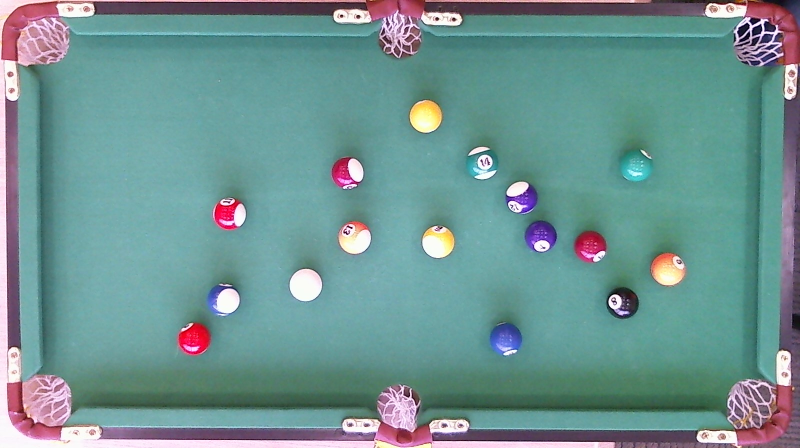
%> input picture i1.jpg, 1600 x 896 px (shown at 1/2 size)
$ octave allballs.m   (GNU Octave 9; MATLAB toolbox functions it lacks are replaced by stand-ins)
%> lines starting %> are read from the running program, lines starting %| are printed output that depends on the picture
xmin=70.13;
xmax=1527;
ymin=72;
ymax=817;
f=imread('i1.jpg');
%> f is the input picture: size 896x1600x3 uint8; mean R, G, B 110.7, 147.4, 146.5
f=imgaussfilt(f,2);
f=imsharpen(f,'Radius',20,'Amount',5);
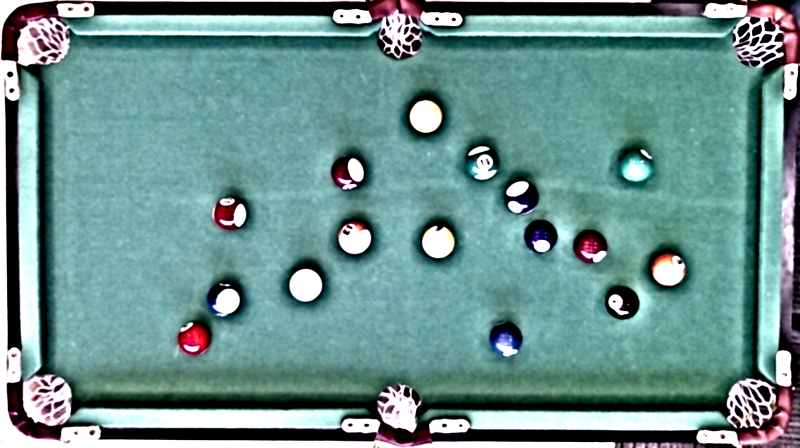
%> f: size 896x1600x3 uint8 (shown at 1/2 size); mean R, G, B 107.2, 145.7, 142.9
% [34 lines of commented-out code are left out]
    end
end
end
%}
[centers,radii]=imfindcircles(f,[29 34],'Sensitivity',0.965);
%> centers = 31 rows, first 12: [611.8 571.2; 852 234; 877 484.8; 709.8 476.8; 965.4 326.7; 1337.6 540.5; 1043.4 395.3; 461.4 429.1; 696.5 346.3; 449.8 599.1; 1272.5 331.1; 1027.6 362.2]; radii = 31 values, max 34 at index 28, min 29 at index 26, mean 31.25
disp(centers);
%> (printed output is left out)
disp(radii);
%> (printed output is left out)
figure,imshow(f),hold on;
h=viscircles(centers,radii);
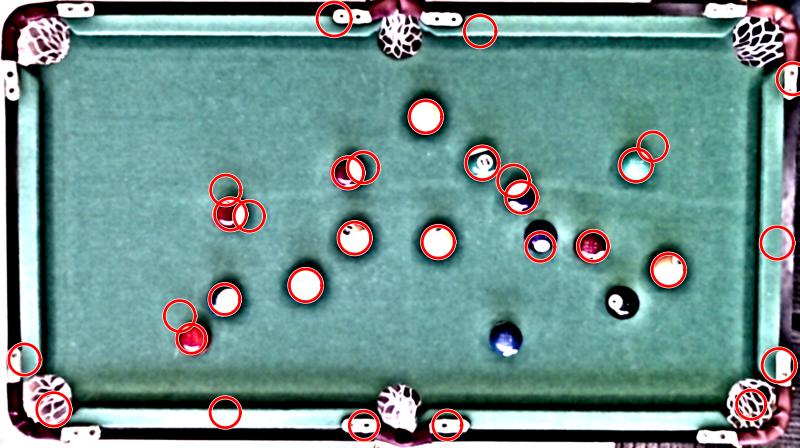
%> figure redrawn from the program's plot data; shown at 1/2 size
xr=612;
yr=571;
radius=32.5;
p=[xr yr];
p1=[647 606];
p2=[591 517];
%> (the run ends here)

$ run again, with i2.jpg copied over i1.jpg
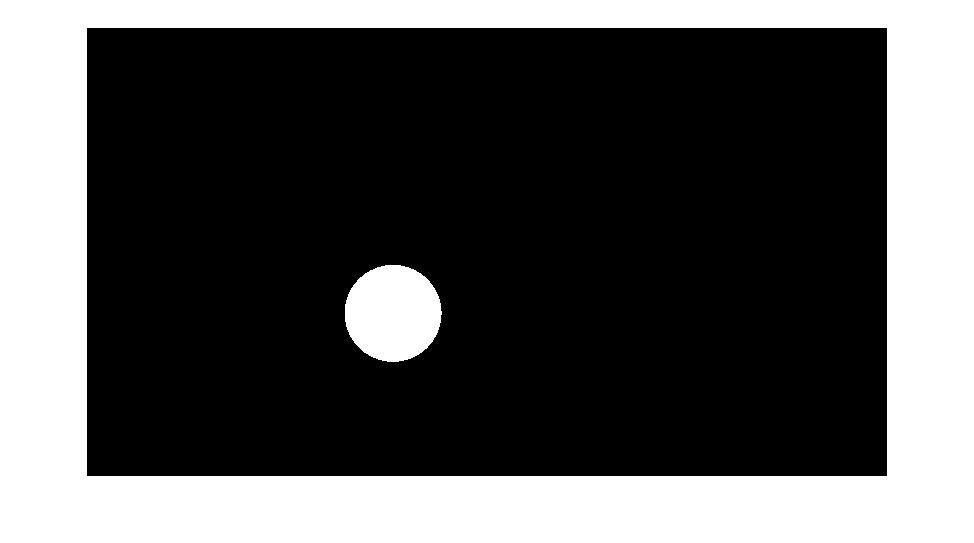
%> input picture i2.jpg, 974 x 543 px
%> f is the input picture: size 543x974x3 uint8; min 0, max 255, mean 85.8
%> `f=imgaussfilt(f,2);`:
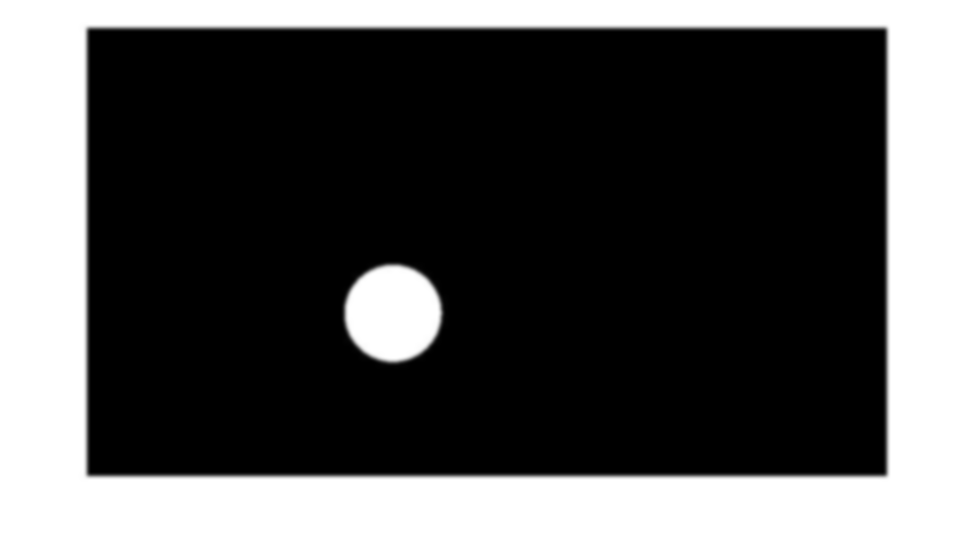
%> f: size 543x974x3 uint8; min 0, max 255, mean 85.8; mean of the top-left, top-right, bottom-left and bottom-right quarters 67.6, 67.2, 111, 97.1
%> centers = [393.7 313.9]; radii = 29
%|    393.75   313.95
%| 29.000
%> `h=viscircles(centers,radii);`:
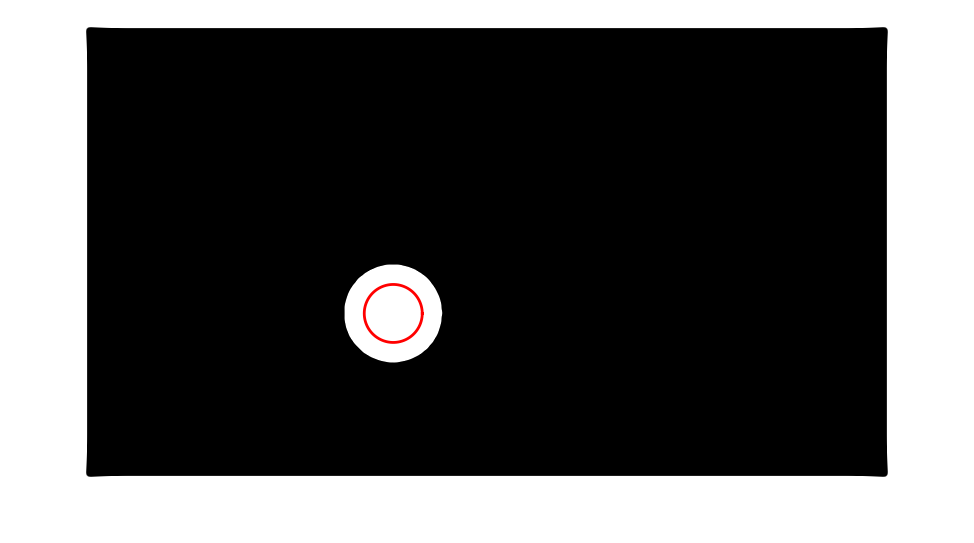
%> figure redrawn from the program's plot data
